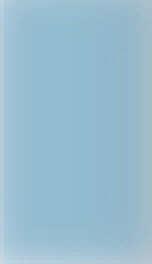
#> input picture calibrator_images/region_left_lowC.jpg, 38 x 66 px (shown 4 times larger)
$ python calibrator-v0.1.py
#> lines starting #> are read from the running program, lines starting #| are printed output that depends on the picture; long printed decimals are rounded
from PIL import Image, ImageStat #ImageFilter
import numpy as np
import matplotlib.pyplot as plt

'''
################
# filter image #
################
im = Image.open(r"images/image.jpg")

# apply median filter
# note: increasing size adjusts the kernal size and increases filter intensity
im_filtered = im.filter(ImageFilter.MedianFilter(size = 7)).save(r"images/image_filtered.jpg")
'''

#################
# rgb averaging #
#################
def average(image_path):
#> called with image_path = 'calibrator_images/region_left_lowC.jpg'
    im = Image.open(image_path)
#> im is the input picture: PIL image 38x66 RGB; mean R, G, B 152.7, 188.8, 207.4
    stat = ImageStat.Stat(im)
    rgb = stat.mean
#> rgb = [152.7, 188.8, 207.4]

    r, g, b = rgb
#> r = 152.7; g = 188.8; b = 207.4
    r = round(r)
#> r = 153
    g = round(g)
#> g = 189
    b = round(b)
#> b = 207
    rgb_average = [r, g, b]
#> rgb_average = [153, 189, 207]
    print(rgb_average)
#| [153, 189, 207]
    return rgb_average

# find rgb averages of low, medium and high [CysC]
#print("region_left_lowC_avg: ")
region_left_lowC_avg = average(r"calibrator_images/region_left_lowC.jpg")
#> region_left_lowC_avg = [153, 189, 207]
#print("region_left_medC_avg: ")
region_left_medC_avg = average(r"calibrator_images/region_left_medC.jpg")
#> call 2 of average, with image_path = 'calibrator_images/region_left_medC.jpg'
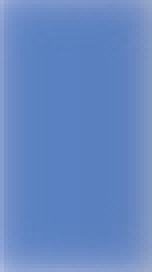
#> input picture calibrator_images/region_left_medC.jpg, 38 x 68 px (shown 4 times larger)
#> in average, im is the input picture: PIL image 38x68 RGB; mean R, G, B 101.9, 135.9, 195.1
#> in average (call 2), `rgb = stat.mean`: rgb = [101.9, 135.9, 195.1]
#> in average (call 2), `r, g, b = rgb`: r = 101.9; g = 135.9; b = 195.1
#> in average (call 2), `r = round(r)`: r = 102
#> in average (call 2), `g = round(g)`: g = 136
#> in average (call 2), `b = round(b)`: b = 195
#> in average (call 2), `rgb_average = [r, g, b]`: rgb_average = [102, 136, 195]
#| [102, 136, 195]
#> region_left_medC_avg = [102, 136, 195]
#print("region_left_highC_avg: ")
region_left_highC_avg = average(r"calibrator_images/region_left_highC.jpg")
#> call 3 of average, with image_path = 'calibrator_images/region_left_highC.jpg'
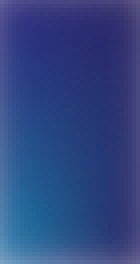
#> input picture calibrator_images/region_left_highC.jpg, 35 x 66 px (shown 4 times larger)
#> in average, im is the input picture: PIL image 35x66 RGB; mean R, G, B 48.5, 70.2, 130.5
#> in average (call 3), `rgb = stat.mean`: rgb = [48.52, 70.15, 130.5]
#> in average (call 3), `r, g, b = rgb`: r = 48.52; g = 70.15; b = 130.5
#> in average (call 3), `r = round(r)`: r = 49
#> in average (call 3), `g = round(g)`: g = 70
#> in average (call 3), `b = round(b)`: b = 130
#> in average (call 3), `rgb_average = [r, g, b]`: rgb_average = [49, 70, 130]
#| [49, 70, 130]
#> region_left_highC_avg = [49, 70, 130]

# find rgb averages of low, medium and high [Alb]
#print("region_right_lowC_avg: ")
region_right_lowC_avg = average(r"calibrator_images/region_right_lowC.jpg")
#> call 4 of average, with image_path = 'calibrator_images/region_right_lowC.jpg'
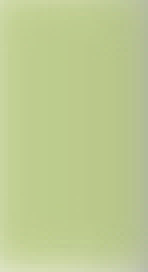
#> input picture calibrator_images/region_right_lowC.jpg, 37 x 68 px (shown 4 times larger)
#> in average, im is the input picture: PIL image 37x68 RGB; mean R, G, B 189.4, 202.8, 145.6
#> in average (call 4), `rgb = stat.mean`: rgb = [189.4, 202.8, 145.6]
#> in average (call 4), `r, g, b = rgb`: r = 189.4; g = 202.8; b = 145.6
#> in average (call 4), `r = round(r)`: r = 189
#> in average (call 4), `g = round(g)`: g = 203
#> in average (call 4), `b = round(b)`: b = 146
#> in average (call 4), `rgb_average = [r, g, b]`: rgb_average = [189, 203, 146]
#| [189, 203, 146]
#> region_right_lowC_avg = [189, 203, 146]
#print("region_right_medC_avg: ")
region_right_medC_avg = average(r"calibrator_images/region_right_medC.jpg")
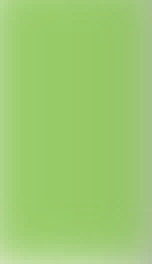
#> input picture calibrator_images/region_right_medC.jpg, 38 x 66 px (shown 4 times larger)
#> in average, im is the input picture: PIL image 38x66 RGB; mean R, G, B 156.4, 202.9, 113.5
#> in average (call 5), `rgb = stat.mean`: rgb = [156.4, 202.9, 113.5]
#> in average (call 5), `r, g, b = rgb`: r = 156.4; g = 202.9; b = 113.5
#> in average (call 5), `r = round(r)`: r = 156
#> in average (call 5), `g = round(g)`: g = 203
#> in average (call 5), `b = round(b)`: b = 114
#> in average (call 5), `rgb_average = [r, g, b]`: rgb_average = [156, 203, 114]
#| [156, 203, 114]
#> region_right_medC_avg = [156, 203, 114]
#print("region_right_highC_avg: ")
region_right_highC_avg = average(r"calibrator_images/region_right_highC.jpg")
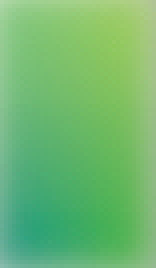
#> input picture calibrator_images/region_right_highC.jpg, 39 x 67 px (shown 4 times larger)
#> in average, im is the input picture: PIL image 39x67 RGB; mean R, G, B 111.8, 185.8, 112.9
#> in average (call 6), `rgb = stat.mean`: rgb = [111.8, 185.8, 112.9]
#> in average (call 6), `r, g, b = rgb`: r = 111.8; g = 185.8; b = 112.9
#> in average (call 6), `r = round(r)`: r = 112
#> in average (call 6), `g = round(g)`: g = 186
#> in average (call 6), `b = round(b)`: b = 113
#> in average (call 6), `rgb_average = [r, g, b]`: rgb_average = [112, 186, 113]
#| [112, 186, 113]
#> region_right_highC_avg = [112, 186, 113]


##########################
# CysC calibration curve #
##########################
r_cysC = [region_left_highC_avg[0], region_left_medC_avg[0], region_left_lowC_avg[0]]
#> r_cysC = [49, 102, 153]
g_cysC = [region_left_highC_avg[1], region_left_medC_avg[1], region_left_lowC_avg[1]]
#> g_cysC = [70, 136, 189]
b_cysC = [region_left_highC_avg[2], region_left_medC_avg[2], region_left_lowC_avg[2]]
#> b_cysC = [130, 195, 207]
cysC_concentration = [1.6, 1.2, 1]

def calibrate(color_band, biomarker_concentration):
    # load data
    x = np.array(biomarker_concentration)
    y = np.array(color_band)
#> y = [49, 102, 153]

    # create plot
    plt.plot(x, y, 'o')

    # linear regression of degree 1
    m, b = np.polyfit(x, y, 1)
#> m = -167.5; b = 313.5

    # plot
    plt.plot(x, m*x + b)

    # [5 lines of commented-out code are left out]

    print("m = "), print(m)
#| m =
#| -167.500
    print("b = "), print(b)
#| b =
#| 313.5
    #print("\n")

    plt.show()

    return x, y, m, b

# R vs. [CysC], G vs. [CysC], B vs. [CysC]
print("R-band [CysC]: ")
calibrate(r_cysC, cysC_concentration)
print("G-band [CysC]: ")
calibrate(g_cysC, cysC_concentration)
#| m =
#| -193.571
#| b =
#| 376.857
print("B-band [CysC]: ")
calibrate(b_cysC, cysC_concentration)
#| m =
#| -133.214
#| b =
#| 346.071


#########################
# Alb calibration curve #
#########################
r_alb = [region_right_highC_avg[0], region_right_medC_avg[0], region_right_lowC_avg[0]]
#> r_alb = [112, 156, 189]
g_alb = [region_right_highC_avg[1], region_right_medC_avg[1], region_right_lowC_avg[1]]
#> g_alb = [186, 203, 203]
b_alb = [region_right_highC_avg[2], region_right_medC_avg[2], region_right_lowC_avg[2]]
#> b_alb = [113, 114, 146]
alb_concentration = [35, 25, 20]

print("R-band [Alb]: ")
calibrate(r_alb, alb_concentration)
#| m =
#| -5.029
#| b =
#| 286.429
print("G-band [Alb]: ")
calibrate(g_alb, alb_concentration)
#> in calibrate (call 5), `y = np.array(color_band)`: y = [186, 203, 203]
#> in calibrate (call 5), `m, b = np.polyfit(x, y, 1)`: m = -1.21; b = 229.7
#| m =
#| -1.214
#| b =
#| 229.714
#> in calibrate (call 5), `plt.show()`:
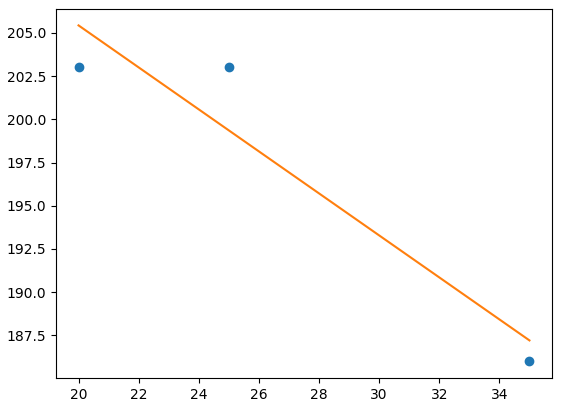
#> figure drawn by matplotlib, 1 panel
print("B-band [Alb]: ")
calibrate(b_alb, alb_concentration)
#> in calibrate (call 6), `y = np.array(color_band)`: y = [113, 114, 146]
#> in calibrate (call 6), `m, b = np.polyfit(x, y, 1)`: m = -1.9; b = 175
#| m =
#| -1.900
#| b =
#| 175.000
#> in calibrate (call 6), `plt.show()`:
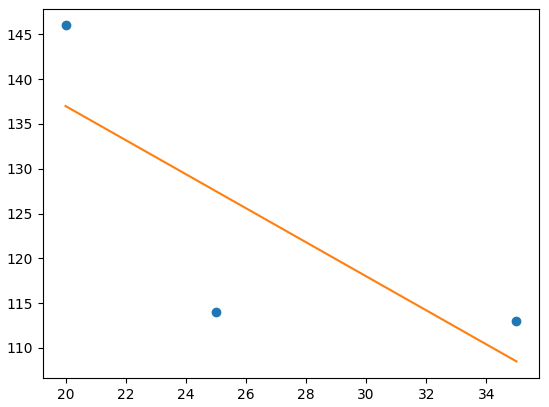
#> figure drawn by matplotlib, 1 panel


'''
https://stackoverflow.com/questions/33998364/crop-image-from-all-sides-after-edge-detection
https://www.geeksforgeeks.org/python-edge-detection-using-pillow/
https://www.adamsmith.haus/python/answers/how-to-plot-a-linear-regression-line-on-a-scatter-plot-in-python
'''
